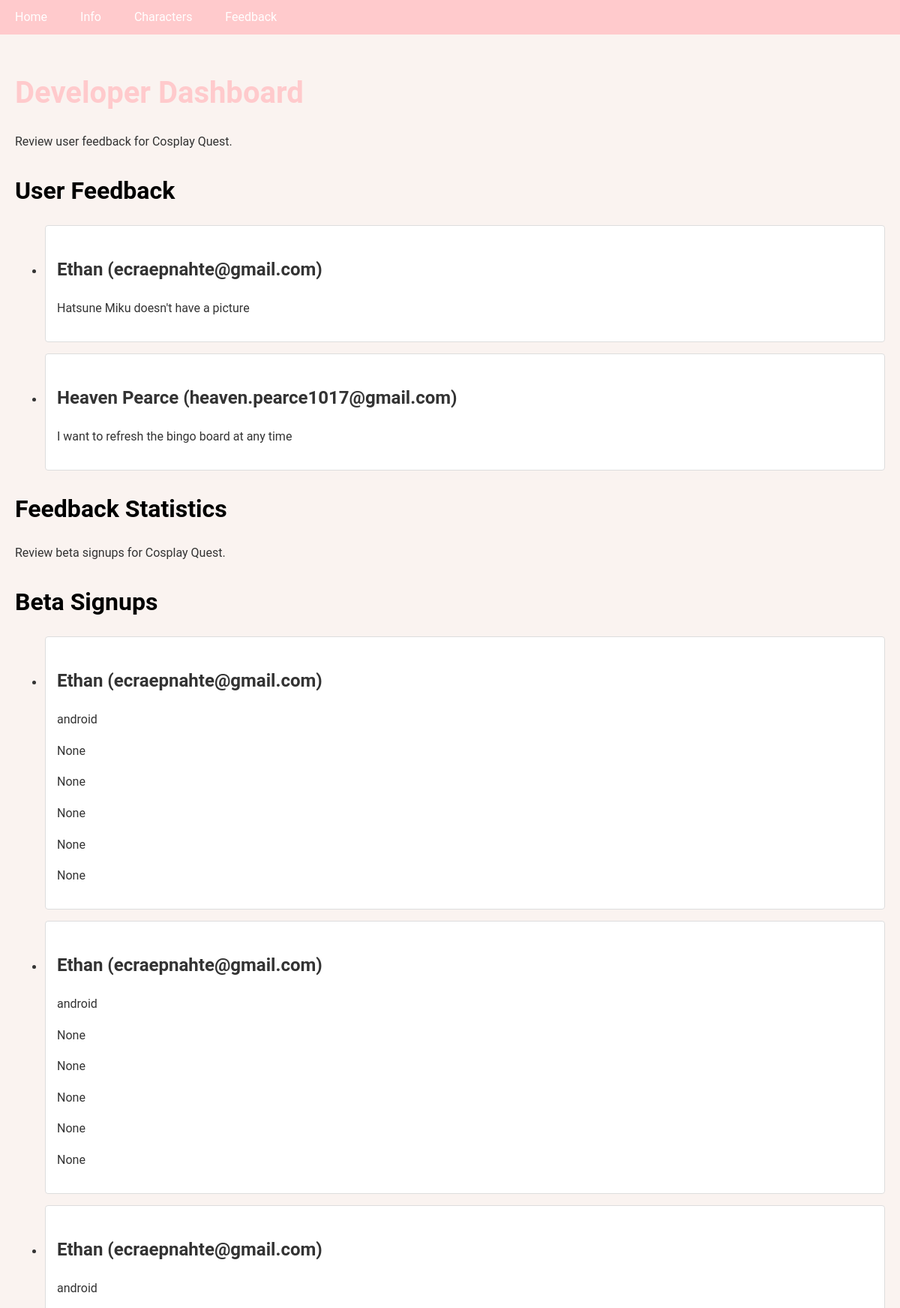
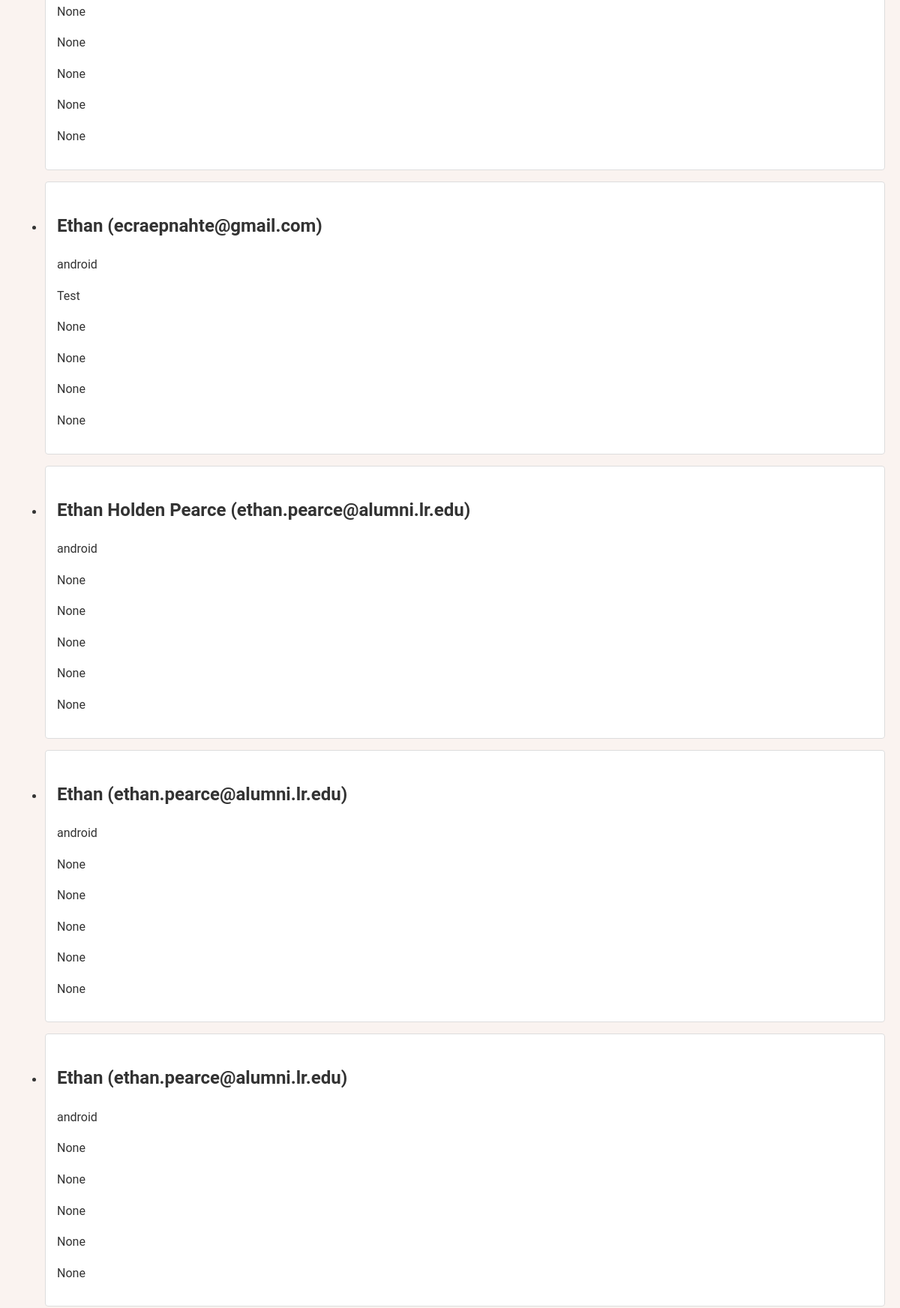
The page /developer (upper part) on the database its author committed (2 pictures, top to bottom).
### app/models.py (models this page shows)
class Feedback(Base):
    __tablename__ = "feedback"
    id = Column(Integer, primary_key=True, index=True)
    name = Column(String, index=True)
    email = Column(String, index=True)
    message = Column(Text)
    created_at = Column(DateTime(timezone=True), server_default=func.now())

class BetaSignup(Base):
    __tablename__ = "beta_signup"
    id = Column(Integer, primary_key=True, index=True)
    name = Column(String, index=True)
    email = Column(String, index=True)
    device_os = Column(String)
    next_con = Column(String, nullable=True)
    next_con_date = Column(DateTime, nullable=True)
    will_cosplay = Column(Boolean)
    character = Column(String, nullable=True)
    source_media = Column(String, nullable=True)
    created_at = Column(DateTime(timezone=True), server_default=func.now())

### main.py (the view)
@app.get("/developer")
async def developer(request: Request, db: Session = Depends(get_db)):
    feedback_list = crud.get_all_feedback(db)
    beta_signup_list = crud.get_all_beta_signups(db)
    return templates.TemplateResponse("developer.html", {"request": request, "feedback_list": feedback_list, "beta_signup_list": beta_signup_list})

### templates/developer.html (shortened to what this page needs)
{% extends "base.html" %}
{% block content %}
<div class="container">
    <h1>Developer Dashboard</h1>
    <p>Review user feedback for Cosplay Quest.</p>
    <div class="feedback-list">
        <h2>User Feedback</h2>
        <ul hx-get="/refresh-feedback" hx-trigger="load, every 30s">
            {% for feedback in feedback_list %}
            <li class="feedback-item">
                <h3>{{ feedback.name }} ({{ feedback.email }})</h3>
                <p>{{ feedback.message }}</p>
            </li>
            {% endfor %}
        </ul>
    </div>
    <div class="feedback-stats">
        <h2>Feedback Statistics</h2>
    </div>
    <p>Review beta signups for Cosplay Quest.</p>
    <div class="feedback-list">
        <h2>Beta Signups</h2>
        <ul hx-get="/refresh-beta-signups" hx-trigger="load, every 30s">
            {% for beta_signup in beta_signup_list %}
            <li class="feedback-item">
                <h3>{{ beta_signup.name }} ({{ beta_signup.email }})</h3>
                <p>{{ beta_signup.device_os }}</p>
                <p>{{ beta_signup.next_con }}</p>
                <p>{{ beta_signup.next_con_date }}</p>
                <p>{{ beta_signup.will_cosplay }}</p>
                <p>{{ beta_signup.character }}</p>
                <p>{{ beta_signup.source_media }}</p>
            </li>
            {% endfor %}
        </ul>
    </div>
</div>
{% endblock %}

### static/styles.css (style rules this page uses)
:root { --primary-color: #FFCACC; --secondary-color: #000000; --background-color: #FAF3F0; --text-color: #333333; --error-color: #b00020; --success-color: green; }
body { font-family: 'Roboto', sans-serif; line-height: 1.6; color: var(--text-color); background-color: var(--background-color); margin: 0; padding: 0; }
.container { max-width: 1200px; margin: 0 auto; padding: 20px; }
h1, h2, h3 { margin-bottom: 20px; }
h1 { font-size: 2.5em; color: var(--primary-color); }
h2 { font-size: 2em; color: var(--secondary-color); }
h3 { font-size: 1.5em; }
.feedback-list { list-style-type: none; padding: 0; }
.feedback-item { background-color: white; border: 1px solid #ddd; border-radius: 4px; padding: 15px; margin-bottom: 15px; }

### rows shown on the page
Feedback: name "Ethan", email "ecraepnahte@gmail.com", message "Hatsune Miku doesn't have a picture"
Feedback: name "Heaven Pearce", email "heaven.pearce1017@gmail.com", message "I want to refresh the bingo board at any time"
BetaSignup: name "Ethan", email "ecraepnahte@gmail.com", device_os "android", next_con "None", next_con_date "None", will_cosplay "None", character "None", source_media "None"
BetaSignup: name "Ethan", email "ecraepnahte@gmail.com", device_os "android", next_con "None", next_con_date "None", will_cosplay "None", character "None", source_media "None"
BetaSignup: name "Ethan", email "ecraepnahte@gmail.com", device_os "android", next_con "None", next_con_date "None", will_cosplay "None", character "None", source_media "None"
BetaSignup: name "Ethan", email "ecraepnahte@gmail.com", device_os "android", next_con "Test", next_con_date "None", will_cosplay "None", character "None", source_media "None"
BetaSignup: name "Ethan Holden Pearce", email "ethan.pearce@alumni.lr.edu", device_os "android", next_con "None", next_con_date "None", will_cosplay "None", character "None", source_media "None"
BetaSignup: name "Ethan", email "ethan.pearce@alumni.lr.edu", device_os "android", next_con "None", next_con_date "None", will_cosplay "None", character "None", source_media "None"
BetaSignup: name "Ethan", email "ethan.pearce@alumni.lr.edu", device_os "android", next_con "None", next_con_date "None", will_cosplay "None", character "None", source_media "None"
